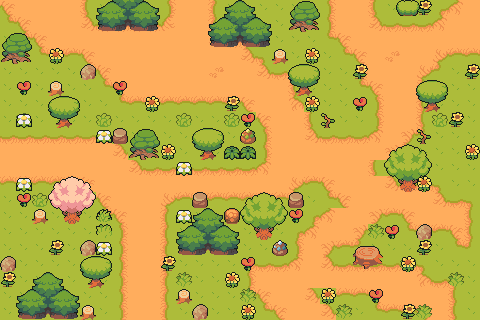

A level layout from a 2D game, rendered from its tile map. Below: a short description, then the map file with tile-grid data replaced by summaries:
An orthogonal 30x20 tile map with 16x16 px tiles, 3 tile layers (Background, Nature, Flowers), 4 tilesets and 49 objects (12x big).

<map version="1.10" tiledversion="1.11.0" orientation="orthogonal" renderorder="right-down" width="30" height="20" tilewidth="16" tileheight="16" infinite="0" nextlayerid="8" nextobjectid="70">
 <tileset firstgid="1" source="tileset/cloud_tileset.tsx" />
 <tileset firstgid="1261" source="tileset/TilesetField.tsx" />
 <tileset firstgid="1336" source="tileset/TilesetFloor.tsx" />
 <tileset firstgid="1908" source="tileset/TilesetNature.tsx" />
 <layer id="1" name="Background" width="30" height="20">
  <data>[600 cells, 600 non-empty, 6 distinct tile ids]</data>
 </layer>
 <layer id="3" name="Nature" width="30" height="20" offsetx="-0.5" offsety="0.5">
  <data>[600 cells, 144 non-empty, 57 distinct tile ids]</data>
 </layer>
 <layer id="4" name="Flowers" width="30" height="20">
  <data>[600 cells, 36 non-empty, 4 distinct tile ids]</data>
 </layer>
 <objectgroup id="6" name="Unwalkable">
  <object id="17" x="57.5" y="198" width="25" height="26" />
  <object id="18" x="30.5" y="207.5" width="17.5" height="17" />
  <object id="19" x="83.5" y="268.5" width="20.5" height="17.5" />
  <object id="20" x="25.5" y="301" width="50" height="25" />
  <object id="21" x="78.5" y="304.5" width="16.5" height="22.5" />
  <object id="22" x="-3.5" y="256.5" width="19.5" height="14.5" />
  <object id="23" x="192.5" y="304.5" width="16" height="22.5" />
  <object id="24" x="178.5" y="290.5" width="9.5" height="12.5" />
  <object id="25" x="179.5" y="235.5" width="55.5" height="18.5" />
  <object id="26" x="255" y="222" width="15.5" height="17" />
  <object id="27" x="273.5" y="243" width="11" height="11.5" />
  <object id="28" x="354.5" y="250.5" width="23" height="13" />
  <object id="29" x="416.5" y="226" width="13" height="13.5" />
  <object id="30" x="394.5" y="167" width="21.5" height="21" />
  <object id="31" x="428" y="96.5" width="9" height="13.5" />
  <object id="32" x="299.5" y="81" width="8" height="12.5" />
  <object id="33" x="221" y="26" width="39" height="17" />
  <object id="34" x="295" y="17" width="16" height="12.5" />
  <object id="35" x="137" y="143" width="15" height="16" />
  <object id="36" x="201" y="147.5" width="11.5" height="12" />
  <object id="37" x="53.5" y="109.5" width="17" height="19.5" />
  <object id="38" x="47.5" y="84" width="13.5" height="8.5" />
  <object id="39" x="111.5" y="129.5" width="14.5" height="11" />
  <object id="40" x="81.5" y="68.5" width="10" height="9" />
  <object id="41" x="8" y="51" width="16" height="9" />
  <object id="42" x="101.5" y="14.5" width="52.5" height="14" />
  <object id="44" x="272" y="49.5" width="13.5" height="11.5" />
  <object id="45" x="82" y="243" width="11" height="10" />
  <object id="46" x="195.5" y="194.5" width="9.5" height="11.5" />
  <object id="47" x="290" y="195" width="11" height="11" />
 </objectgroup>
 <objectgroup id="5" name="CloudSpawn">
  <object id="48" type="big" x="33.5" y="140.75" width="44" height="30.5" />
  <object id="49" type="big" x="121" y="206.75" width="44" height="30.5" />
  <object id="50" type="big" x="121.5" y="275.75" width="44" height="30.5" />
  <object id="51" type="big" x="227.5" y="271.75" width="44" height="30.5" />
  <object id="52" type="big" x="331.5" y="268.25" width="44" height="30.5" />
  <object id="53" type="big" x="346" y="208.25" width="44" height="30.5" />
  <object id="54" type="big" x="299.5" y="137.75" width="44" height="30.5" />
  <object id="55" type="big" x="218.5" y="72.75" width="44" height="30.5" />
  <object id="56" type="big" x="123.5" y="49.25" width="44" height="30.5" />
  <object id="57" type="big" x="368" y="49.25" width="44" height="30.5" />
  <object id="58" type="big" x="383.5" y="111.75" width="44" height="30.5" />
  <object id="59" type="big" x="202.5" y="157.25" width="44" height="30.5" />
 </objectgroup>
 <objectgroup id="7" name="PowerUpSpawn">
  <object id="60" x="81.5" y="97" width="15" height="15.5" />
  <object id="64" x="319.5" y="64.25" width="15" height="15.5" />
  <object id="65" x="48" y="255.75" width="15" height="15.5" />
  <object id="66" x="192.5" y="272.75" width="15" height="15.5" />
  <object id="67" x="449" y="256.75" width="15" height="15.5" />
  <object id="68" x="448" y="159.75" width="15" height="15.5" />
  <object id="69" x="224.5" y="129.25" width="15" height="15.5" />
 </objectgroup>
</map>
